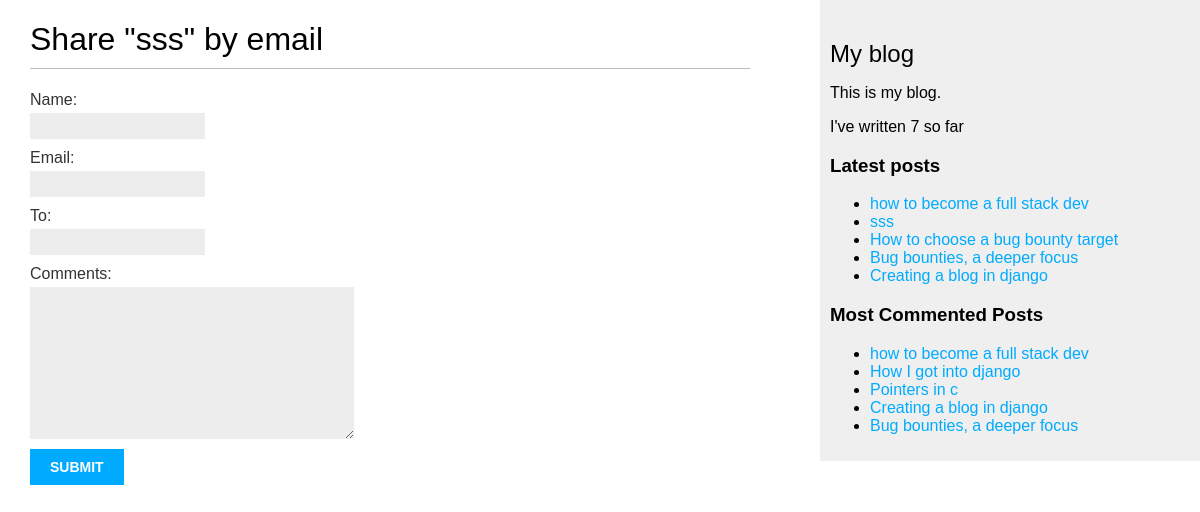
Page /blog/6/share/ on the committed database.
### blog/models.py (models this page shows, shortened)
class Post(models.Model):
    class Status(models.TextChoices):
        DRAFT = "DF", "Draft"
        PUBLISHED = "PB", "Published"
    title = models.CharField(max_length=250)
    author = models.ForeignKey(
        settings.AUTH_USER_MODEL, on_delete=models.CASCADE, related_name="blog_posts"
    )
    slug = models.SlugField(max_length=250, unique_for_date="publish")
    body = models.TextField()
    publish = models.DateTimeField(default=timezone.now)
    created = models.DateTimeField(auto_now_add=True)
    status = models.CharField(max_length=2, choices=Status, default=Status.DRAFT)
    objects = models.Manager()
    published = PublishedManager()
    tags = TaggableManager()
    class Meta:
        ordering = ["-publish"]
        indexes = [
            models.Index(fields=["-publish"]),
        ]
    def get_absolute_url(self):
        return reverse(
            "blog:post_detail",
            args=[self.publish.year, self.publish.month, self.publish.day, self.slug],
        )

### blog/views.py (the view, shortened to what this page needs)
# urls.py: path("<int:post_id>/share/", views.post_share, name="post_share"),
def post_share(request, post_id):
    post = get_object_or_404(Post, id=post_id, status=Post.Status.PUBLISHED)
    form = EmailPostForm()
    sent = False
    return render(
        request, "blog/post/share.html", {"post": post, "form": form, "sent": sent}
    )

### blog/forms.py
class EmailPostForm(forms.Form):
    name = forms.CharField(max_length=25)
    email = forms.EmailField()
    to = forms.EmailField()
    comments = forms.CharField(required=False, widget=forms.Textarea)

### blog/models.py (called while the page is built)
    def get_queryset(self):
        return super().get_queryset().filter(status=Post.Status.PUBLISHED)

### blog/templatetags/blog_tags.py (called while the page is built)
@register.simple_tag
def total_posts():
	return Post.published.count()

@register.inclusion_tag('blog/post/latest_posts.html')
def show_latest_posts(count = 5):
	latest_posts = Post.published.order_by('-publish')[:count]
	return ({'latest_posts':latest_posts})

@register.simple_tag
def get_most_commented_posts(count = 5):
	return (Post.published.annotate(
		total_comments = Count('comments')).order_by('-total_comments')[:count]
	)

### blog/templates/blog/post/share.html (shortened to what this page needs)
{% extends "blog/base.html" %}
{% block content %}
	{% if sent %}
		<h1>E-mail successfully sent</h1>
		<p>"{{ post.title }}" was successfully sent to {{ form.cleaned}}</p>
	{%else%}
		<h1>Share "{{post.title}}" by email</h1>
	<form method='post'>
		{{form.as_p}}
		<input type="submit" name="Send email">
	</form>
	{%endif%}
{% endblock %}

### blog/templates/blog/base.html (shortened to what this page needs)
{% load blog_tags %}
{% load static %}
<!DOCTYPE html>
<html>
    <head>
        <link href="{% static 'css/blog.css' %}" rel="stylesheet">
    </head>
    <body>
        <div id="content">
            {% block content %}
            {% endblock %}
        </div>
        <div id="sidebar">
            <h2>My blog</h2>
            <p>This is my blog.</p>
            <p>I've written {% total_posts %} so far</p>
            <h3>Latest posts</h3>
            {% show_latest_posts 5 %}
            <h3>Most Commented Posts</h3>
            {% get_most_commented_posts as most_commented_posts %}
            <ul>
                {% for post in most_commented_posts %}
                    <li>
                        <a href="{{ post.get_absolute_url }}">{{ post.title }}</a>
                    </li>
                {% endfor %}
            </ul>
        </div>
    </body>
</html>

### blog/templates/blog/post/latest_posts.html
<ul>
	{% for post in latest_posts %}
		<li>
			<a href="{{ post.get_absolute_url }}">{{ post.title }}</a>
		</li>
	{% endfor %}
</ul>

### blog/static/css/blog.css (style rules this page uses)
body { margin: 0; padding: 0; font-family: helvetica, sans-serif; }
a { color: #00abff; text-decoration: none; }
h1 { font-weight: normal; border-bottom: 1px solid #bbb; padding: 0 0 10px 0; }
h2 { font-weight: normal; margin: 30px 0 0; }
#content { float: left; width: 60%; padding: 0 0 0 30px; }
#sidebar { float: right; width: 30%; padding: 10px; background: #efefef; height: 100%; }
label { float: left; clear: both; color: #333; margin-bottom: 4px; }
input, textarea { clear: both; float: left; margin: 0 0 10px; background: #ededed; border: 0; padding: 6px 10px; font-size: 12px; }
input[type=submit] { font-weight: bold; background: #00abff; color: #fff; padding: 10px 20px; font-size: 14px; text-transform: uppercase; }

### rows in the picture
Post: title "sss"
Post: title "how to become a full stack dev"
Post: title "How to choose a bug bounty target"
Post: title "Bug bounties, a deeper focus"
Post: title "Creating a blog in django"
Post: title "How I got into django"
Post: title "Pointers in c"
